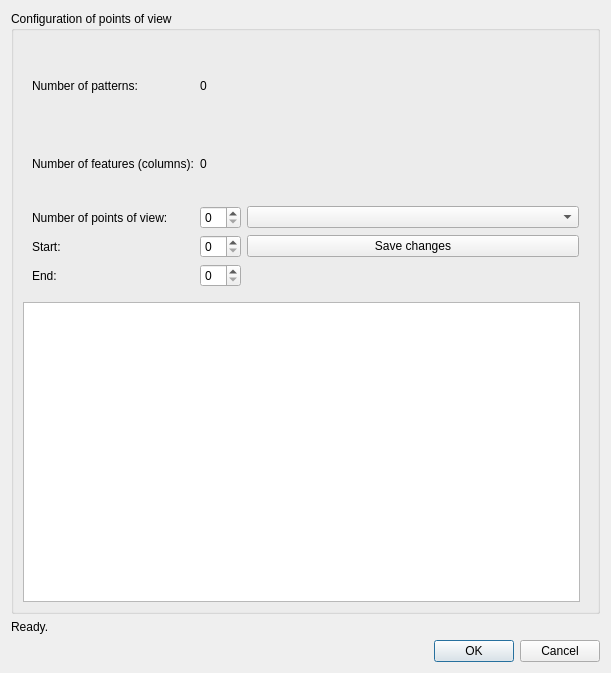
<?xml version="1.0" encoding="UTF-8"?>
<ui version="4.0">
 <class>PatternLoadWindow</class>
 <widget class="QDialog" name="PatternLoadWindow">
  <property name="geometry">
   <rect>
    <x>0</x>
    <y>0</y>
    <width>611</width>
    <height>673</height>
   </rect>
  </property>
  <property name="windowTitle">
   <string>Point of view configuration</string>
  </property>
  <property name="modal">
   <bool>true</bool>
  </property>
  <layout class="QVBoxLayout" name="verticalLayout">
   <item>
    <widget class="QGroupBox" name="groupBox">
     <property name="title">
      <string>Configuration of points of view</string>
     </property>
     <layout class="QVBoxLayout" name="verticalLayout_2">
      <item>
       <widget class="QWidget" name="widget" native="true">
        <layout class="QGridLayout" name="gridLayout">
         <item row="0" column="0">
          <widget class="QLabel" name="nbPatternsLabel">
           <property name="text">
            <string>Number of patterns:</string>
           </property>
          </widget>
         </item>
         <item row="0" column="1">
          <widget class="QLabel" name="nbPatternsInfoLabel">
           <property name="text">
            <string>0</string>
           </property>
          </widget>
         </item>
         <item row="1" column="0">
          <widget class="QLabel" name="nbFeaturesLabel">
           <property name="text">
            <string>Number of features (columns):</string>
           </property>
          </widget>
         </item>
         <item row="1" column="1">
          <widget class="QLabel" name="nbFeaturesInfoLabel">
           <property name="text">
            <string>0</string>
           </property>
          </widget>
         </item>
         <item row="2" column="0">
          <widget class="QLabel" name="nbPointsOfViewLabel">
           <property name="text">
            <string>Number of points of view:</string>
           </property>
          </widget>
         </item>
         <item row="2" column="1">
          <widget class="QSpinBox" name="nbPoVSpinBox"/>
         </item>
         <item row="4" column="0">
          <widget class="QLabel" name="startLabel">
           <property name="text">
            <string>Start:</string>
           </property>
          </widget>
         </item>
         <item row="4" column="1">
          <widget class="QSpinBox" name="povStartSpinBox"/>
         </item>
         <item row="1" column="3">
          <spacer name="horizontalSpacer">
           <property name="orientation">
            <enum>Qt::Horizontal</enum>
           </property>
           <property name="sizeHint" stdset="0">
            <size>
             <width>40</width>
             <height>20</height>
            </size>
           </property>
          </spacer>
         </item>
         <item row="4" column="3">
          <widget class="QPushButton" name="saveButton">
           <property name="text">
            <string>Save changes</string>
           </property>
          </widget>
         </item>
         <item row="2" column="3">
          <widget class="QComboBox" name="povComboBox"/>
         </item>
         <item row="5" column="0">
          <widget class="QLabel" name="endLabel">
           <property name="text">
            <string>End:</string>
           </property>
          </widget>
         </item>
         <item row="5" column="1">
          <widget class="QSpinBox" name="povEndSpinBox"/>
         </item>
        </layout>
       </widget>
      </item>
      <item>
       <widget class="QTableWidget" name="patternTable">
        <property name="minimumSize">
         <size>
          <width>557</width>
          <height>300</height>
         </size>
        </property>
        <property name="maximumSize">
         <size>
          <width>557</width>
          <height>300</height>
         </size>
        </property>
       </widget>
      </item>
     </layout>
    </widget>
   </item>
   <item>
    <widget class="QLabel" name="statusReportLabel">
     <property name="text">
      <string>Ready.</string>
     </property>
     <property name="alignment">
      <set>Qt::AlignLeading|Qt::AlignLeft|Qt::AlignTop</set>
     </property>
    </widget>
   </item>
   <item>
    <widget class="QDialogButtonBox" name="buttonBox">
     <property name="orientation">
      <enum>Qt::Horizontal</enum>
     </property>
     <property name="standardButtons">
      <set>QDialogButtonBox::Cancel|QDialogButtonBox::Ok</set>
     </property>
    </widget>
   </item>
  </layout>
 </widget>
 <resources/>
 <connections>
  <connection>
   <sender>buttonBox</sender>
   <signal>accepted()</signal>
   <receiver>PatternLoadWindow</receiver>
   <slot>accept()</slot>
   <hints>
    <hint type="sourcelabel">
     <x>248</x>
     <y>254</y>
    </hint>
    <hint type="destinationlabel">
     <x>157</x>
     <y>274</y>
    </hint>
   </hints>
  </connection>
  <connection>
   <sender>buttonBox</sender>
   <signal>rejected()</signal>
   <receiver>PatternLoadWindow</receiver>
   <slot>reject()</slot>
   <hints>
    <hint type="sourcelabel">
     <x>316</x>
     <y>260</y>
    </hint>
    <hint type="destinationlabel">
     <x>286</x>
     <y>274</y>
    </hint>
   </hints>
  </connection>
 </connections>
</ui>
